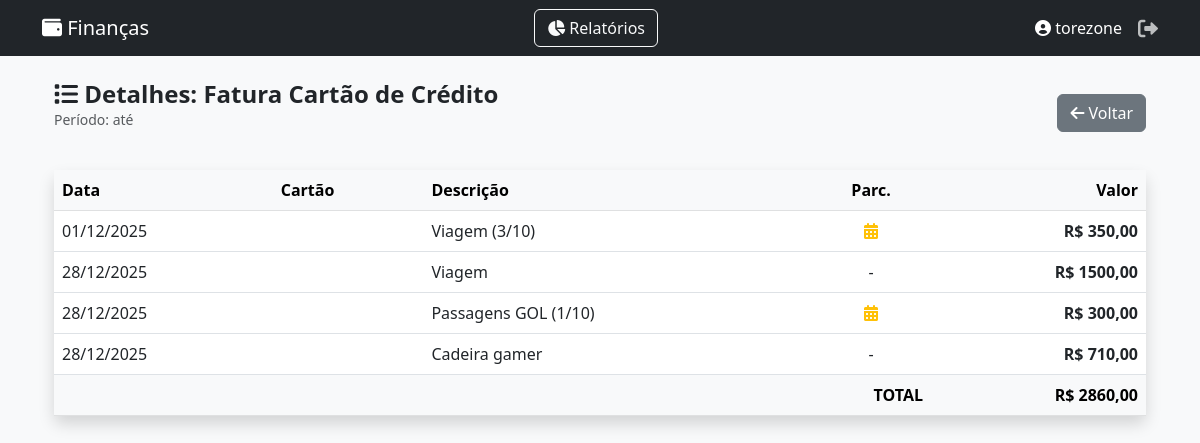
Page /relatorio/detalhes-cartao/?data_inicio=2025-12-01&data_fim=2025-12-31 (signed in) on the committed database.
### core/models.py (models this page shows, shortened)
class CompraCartao(models.Model):
    cartao = models.ForeignKey(CartaoCredito, on_delete=models.CASCADE)
    descricao = models.CharField(max_length=100)
    valor = models.DecimalField(max_digits=10, decimal_places=2)
    data_compra = models.DateField(default=date.today)
    is_parcelado = models.BooleanField(default=False, verbose_name="É parcelado?")
    qtd_parcelas = models.IntegerField(default=1, verbose_name="Qtd Parcelas")
    is_terceiro = models.BooleanField(default=False, verbose_name="É compra de terceiro?")
    terceiro = models.ForeignKey(Terceiro, on_delete=models.SET_NULL, null=True, blank=True, verbose_name="Pessoa")

### core/views.py (the view)
# urls.py: path('relatorio/detalhes-cartao/', views.relatorio_detalhe_cartao, name='relatorio_detalhe_cartao'),
@login_required
def relatorio_detalhe_cartao(request):
    data_inicio_str = request.GET.get('data_inicio')
    data_fim_str = request.GET.get('data_fim')
    compras = CompraCartao.objects.filter(
        cartao__usuario=request.user, # <--- SEGURANÇA
        data_compra__range=[data_inicio_str, data_fim_str]
    ).order_by('data_compra')
    total = compras.aggregate(Sum('valor'))['valor__sum'] or 0
    context = {
        'titulo': "Detalhes: Fatura Cartão de Crédito",
        'transacoes': compras, # Mandamos as compras na variavel 'transacoes' para reutilizar o template
        'total': total,
        'data_inicio': data_inicio_str,
        'data_fim': data_fim_str,
        'is_cartao': True # Flag para mudar as colunas no HTML
    }
    return render(request, 'core/relatorio_detalhe.html', context)

### core/templates/core/relatorio_detalhe.html (shortened to what this page needs)
{% extends 'core/base.html' %}
{% block content %}
<div class="container mt-4">
    <div class="d-flex justify-content-between align-items-center mb-4">
        <div>
            <h4 class="fw-bold mb-0">
                <i class="fas fa-list"></i> {{ titulo }}
            </h4>
            <p class="text-muted small">
                Período: {{ data_inicio|date:"d/m/Y" }} até {{ data_fim|date:"d/m/Y" }}
            </p>
        </div>
        <a href="{% url 'relatorio' %}?data_inicio={{ data_inicio }}&data_fim={{ data_fim }}" class="btn btn-secondary">
            <i class="fas fa-arrow-left"></i> Voltar
        </a>
    </div>
    <div class="card shadow border-0">
        <div class="card-body p-0">
            <table class="table table-hover align-middle mb-0">
                <thead class="table-light">
                    <tr>
                        <th>Data</th>
                        {% if is_cartao %}
                            <th>Cartão</th>
                        {% endif %}
                        <th>Descrição</th>
                        {% if is_cartao %}
                            <th class="text-center">Parc.</th>
                        {% endif %}
                        <th class="text-end">Valor</th>
                    </tr>
                </thead>
                <tbody>
                    {% for item in transacoes %}
                    <tr>
                        <td>
                            {% if is_cartao %}
                                {{ item.data_compra|date:"d/m/Y" }}
                            {% else %}
                                {{ item.data|date:"d/m/Y" }}
                            {% endif %}
                        </td>
                        {% if is_cartao %}
                            <td>
                            </td>
                        {% endif %}
                        <td>{{ item.descricao|default:"-" }}</td>
                        {% if is_cartao %}
                            <td class="text-center">
                                {% if item.is_parcelado %}
                                    <i class="fas fa-calendar-alt text-warning" title="Parcelado"></i>
                                {% else %}
                                    -
                                {% endif %}
                            </td>
                        {% endif %}
                        <td class="text-end fw-bold">R$ {{ item.valor|floatformat:2 }}</td>
                    </tr>
                    {% empty %}
                    <tr><td colspan="5" class="text-center p-3">Nenhum registro encontrado.</td></tr>
                    {% endfor %}
                </tbody>
                <tfoot class="table-light">
                    <tr>
                        <td colspan="{% if is_cartao %}4{% else %}2{% endif %}" class="fw-bold text-end">TOTAL</td>
                        <td class="fw-bold text-end">R$ {{ total|floatformat:2 }}</td>
                    </tr>
                </tfoot>
            </table>
        </div>
    </div>
</div>
{% endblock %}

### core/templates/core/base.html (shortened to what this page needs)
<!DOCTYPE html>
<html lang="pt-br">
  <head>
    <link
      href="https://cdn.jsdelivr.net/npm/bootstrap@5.3.0/dist/css/bootstrap.min.css"
      rel="stylesheet"
    />
    <link
      rel="stylesheet"
      href="https://cdnjs.cloudflare.com/ajax/libs/font-awesome/6.0.0/css/all.min.css"
    />
  </head>
  <body>
    <nav class="navbar navbar-dark bg-dark mb-4">
      <div class="container d-flex justify-content-between align-items-center">
        <a class="navbar-brand" href="/">
          <i class="fas fa-wallet"></i> Finanças
        </a>
        <a href="{% url 'relatorio' %}" class="btn btn-outline-light me-2">
            <i class="fas fa-chart-pie"></i> Relatórios
          </a>
        <div class="d-flex align-items-center text-white">
          {% if user.is_authenticated %}
          <span class="me-3">
            <i class="fas fa-user-circle"></i> {{ user.username }}
          </span>
          <form action="{% url 'logout' %}" method="post" class="d-inline">
            <button type="submit" class="btn-logout" title="Sair">
              <i class="fas fa-sign-out-alt fa-lg"></i>
            </button>
          </form>
          {% else %}
          <a href="{% url 'login' %}" class="btn btn-outline-light btn-sm"
            >Entrar</a
          >
          {% endif %}
        </div>
      </div>
    </nav>
    <div class="container">{% block content %} {% endblock %}</div>
  </body>
</html>

### core/templates/core/base.html (style rules this page uses)
body { background-color: #f8f9fa; }
.btn-logout { background: none; border: none; color: rgba(255, 255, 255, 0.7); padding: 0; }

### rows in the picture
CompraCartao: data_compra "01/12/2025", descricao "Viagem (3/10)", is_parcelado True (drawn), valor "350,00"
CompraCartao: data_compra "28/12/2025", descricao "Viagem", valor "1500,00"
CompraCartao: data_compra "28/12/2025", descricao "Passagens GOL (1/10)", is_parcelado True (drawn), valor "300,00"
CompraCartao: data_compra "28/12/2025", descricao "Cadeira gamer", valor "710,00"

### other values in the picture
{{ user.username }} "torezone"
{{ titulo }} "Detalhes: Fatura Cartão de Crédito"
{{ total|floatformat:2 }} "2860,00"
